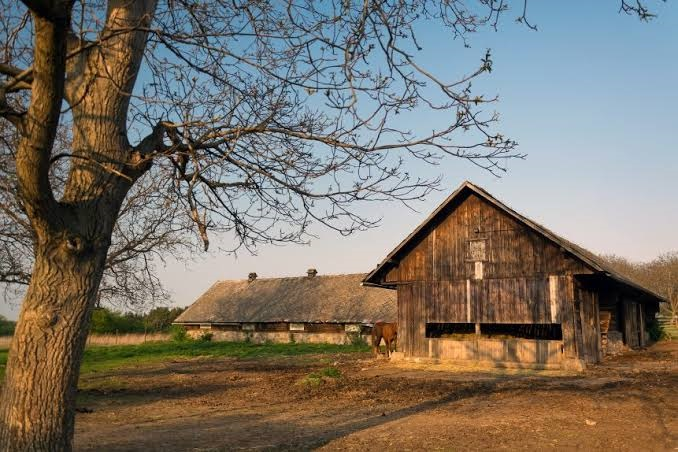
%> input picture H10.jpg, 678 x 452 px
$ octave EMdistance.m   (GNU Octave 9; MATLAB toolbox functions it lacks are replaced by stand-ins)
%> lines starting %> are read from the running program, lines starting %| are printed output that depends on the picture
% [75 lines of commented-out code are left out]

%%
% The  Euclidean distance for the calculation is given below
Im1 = imread('H10.jpg');
%> Im1 is the input picture: size 452x678x3 uint8; mean R, G, B 123.8, 116.3, 105.9
Im2 = imread('HM10.jpg');
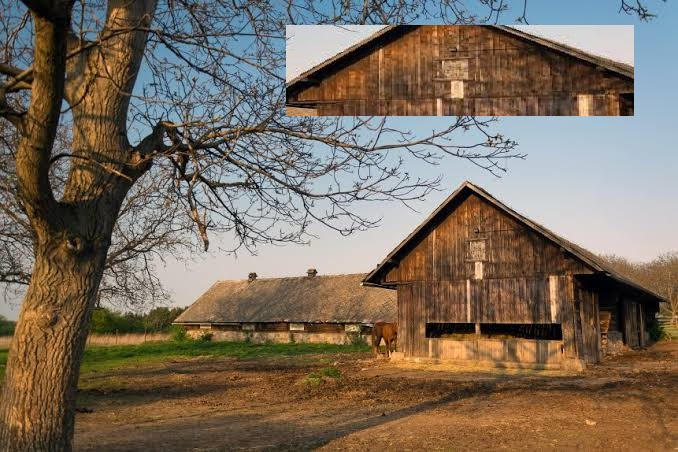
%> input picture HM10.jpg, 678 x 452 px
%> Im2 is the input picture: size 452x678x3 uint8; mean R, G, B 123.1, 109.4, 94.6
figure(1),
%plotting of them
subplot(1,2,1);
imshow(Im1);
subplot(1,2,2);
imshow(Im2);
Im1=rgb2gray(Im1);
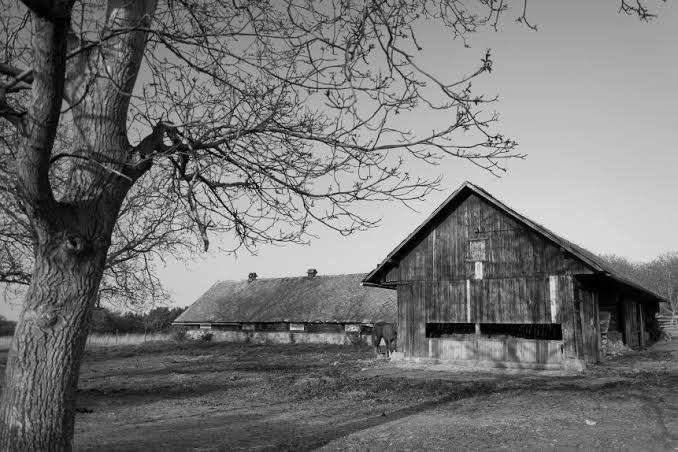
%> Im1: size 452x678 uint8; min 0, max 239, mean 117.4
Im2=rgb2gray(Im2);
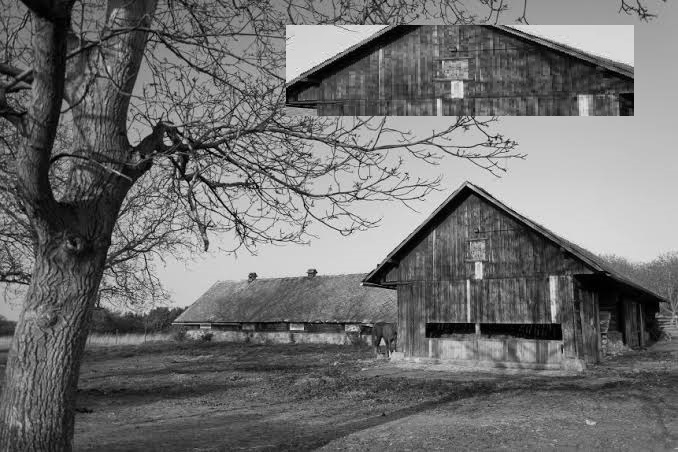
%> Im2: size 452x678 uint8; min 0, max 242, mean 111.8

%the code for conversion of image to its normalized histogram

hn1 = imhist(Im1)./numel(Im1);
%> hn1 = 256 values, max 0.00732 at index 209, min 0 at index 241, mean 0.00391
hn2 = imhist(Im2)./numel(Im2);
%> hn2 = 256 values, max 0.0083 at index 213, min 0 at index 241, mean 0.00391

% Calculate the Euclidean distance
E_distance = sum(sqrt(hn1 - hn2).^2)
%> E_distance = 1.84e-18
%f=norm(hn1,hn2);


%%
% [19 lines of commented-out code are left out]
